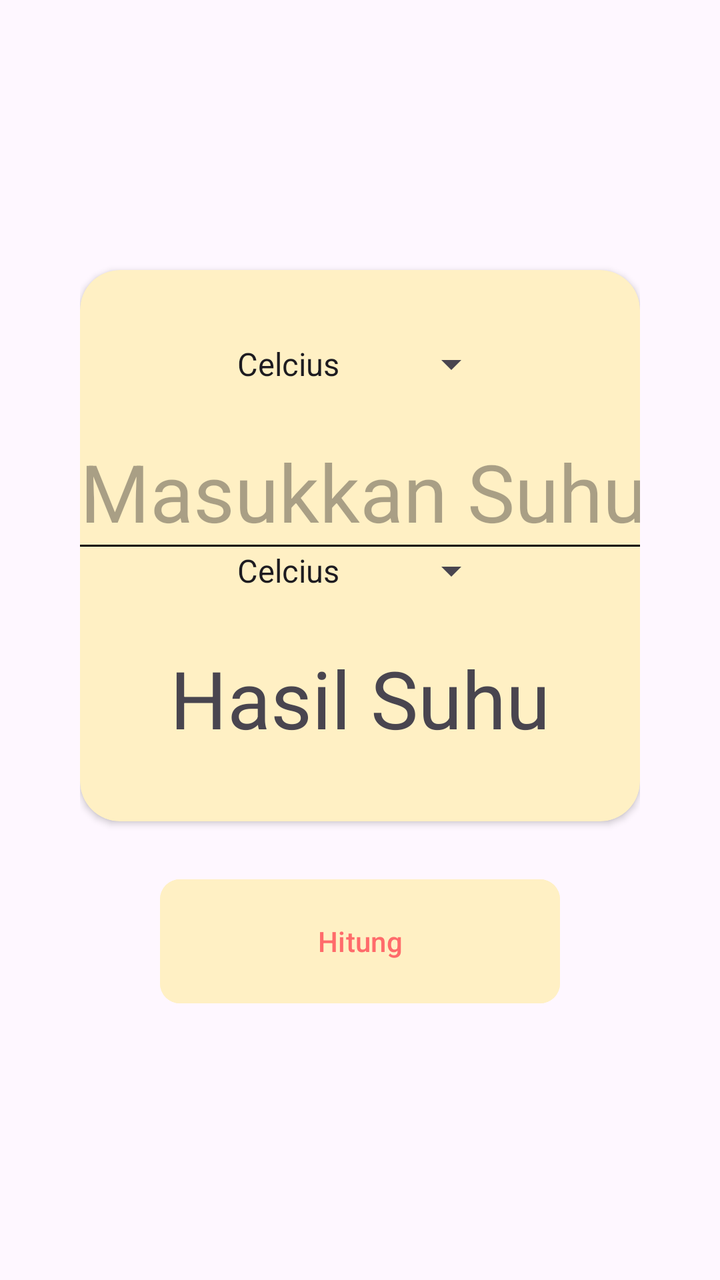
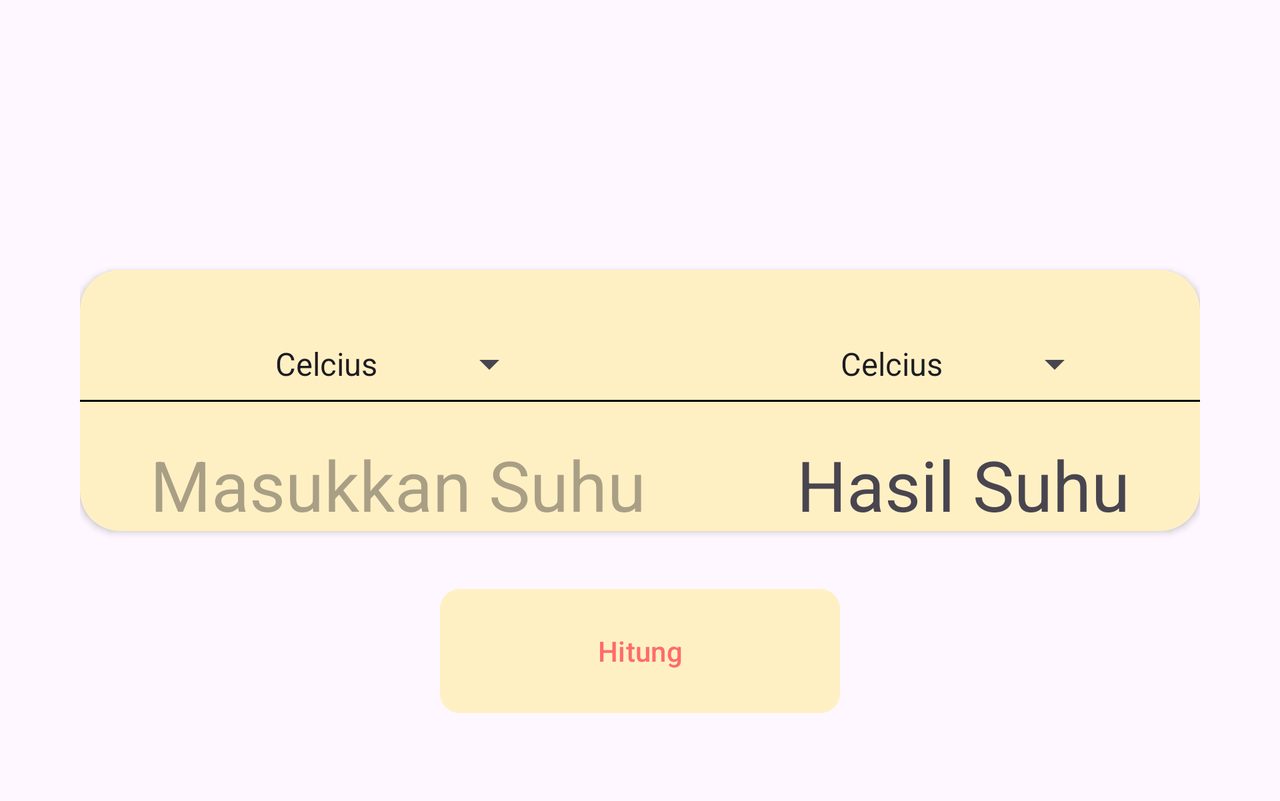

One screen, two layout resources from the same app: the default and the repository's alternative for another configuration. Each is rendered where Android would select it; the XML of both is given below.
<!-- AndroidManifest.xml: application theme Theme.AplikasiPertama -->
<!-- res/layout/activity_temperature.xml -->
<?xml version="1.0" encoding="utf-8"?>
<ScrollView
    xmlns:android="http://schemas.android.com/apk/res/android"
    xmlns:app="http://schemas.android.com/apk/res-auto"
    xmlns:tools="http://schemas.android.com/tools"
    android:id="@+id/main"
    android:layout_width="match_parent"
    android:layout_height="match_parent"
    android:layout_margin="40dp"
    tools:context=".TemperatureActivity">

    <androidx.constraintlayout.widget.ConstraintLayout
        android:layout_width="match_parent"
        android:layout_height="match_parent">


        <androidx.cardview.widget.CardView
            android:id="@+id/cvUtama"
            android:layout_width="wrap_content"
            android:layout_height="wrap_content"
            android:backgroundTint="@color/cardparent"
            app:cardCornerRadius="20dp"
            app:layout_constraintEnd_toEndOf="parent"
            app:layout_constraintStart_toStartOf="parent"
            app:layout_constraintTop_toTopOf="parent"
            app:layout_constraintBottom_toBottomOf="parent">

            <androidx.constraintlayout.widget.ConstraintLayout
                android:layout_width="wrap_content"
                android:layout_height="wrap_content">

                <Spinner
                    android:id="@+id/spSuhuawal"
                    android:layout_width="match_parent"
                    android:layout_height="wrap_content"
                    android:layout_marginTop="35dp"
                    android:entries="@array/Suhu"
                    app:layout_constraintEnd_toEndOf="parent"
                    app:layout_constraintStart_toStartOf="parent"
                    app:layout_constraintTop_toTopOf="parent" />

                <EditText
                    android:id="@+id/etSuhuAwal"
                    android:layout_width="match_parent"
                    android:layout_height="wrap_content"
                    android:layout_marginTop="25dp"
                    android:hint="@string/masukkan_suhu"
                    android:inputType="numberDecimal"
                    android:textSize="40dp"
                    android:background="@null"
                    android:textAlignment="center"
                    app:layout_constraintEnd_toEndOf="parent"
                    app:layout_constraintStart_toStartOf="parent"
                    app:layout_constraintTop_toBottomOf="@id/spSuhuawal" />

                <TextView
                    android:id="@+id/tvHasilSuhuakhir"
                    android:layout_width="match_parent"
                    android:layout_height="wrap_content"
                    android:layout_marginBottom="35dp"
                    android:text="@string/hasil_suhu"
                    android:textSize="40dp"
                    android:textAlignment="center"
                    app:layout_constraintBottom_toBottomOf="parent"
                    app:layout_constraintEnd_toEndOf="parent"
                    app:layout_constraintStart_toStartOf="parent" />

                <View
                    android:layout_width="match_parent"
                    android:layout_height="1dp"
                    android:background="@color/black"
                    app:layout_constraintBottom_toTopOf="@id/spSuhuAkhir"
                    app:layout_constraintTop_toBottomOf="@id/etSuhuAwal" />

                <Spinner
                    android:id="@+id/spSuhuAkhir"
                    android:layout_width="match_parent"
                    android:layout_height="wrap_content"
                    android:layout_marginBottom="25dp"
                    android:entries="@array/Suhu"
                    app:layout_constraintBottom_toTopOf="@id/tvHasilSuhuakhir"
                    app:layout_constraintEnd_toEndOf="parent"
                    app:layout_constraintStart_toStartOf="parent" />

            </androidx.constraintlayout.widget.ConstraintLayout>
        </androidx.cardview.widget.CardView>

    <com.google.android.material.button.MaterialButton
        android:id="@+id/btHitung"
        android:layout_width="200dp"
        android:layout_height="70dp"
        android:text="@string/hitung"
        app:cornerRadius="10dp"
        android:textColor="@color/logoawal"
        android:layout_marginTop="25dp"
        android:backgroundTint="@color/cardparent"
        app:layout_constraintTop_toBottomOf="@id/cvUtama"
        app:layout_constraintStart_toStartOf="parent"
        app:layout_constraintEnd_toEndOf="parent"/>

    </androidx.constraintlayout.widget.ConstraintLayout>
</ScrollView>
<!-- resources referenced by this layout -->
<resources>
  <string-array name="Suhu">
          <item>Celcius</item>
          <item>Fahrenheit</item>
          <item>Kelvin</item>
      </string-array>
  <color name="black">#FF000000</color>
  <color name="cardparent">#FFF0C4</color>
  <color name="logoawal">#FF6B6B</color>
  <string name="hasil_suhu">Hasil Suhu</string>
  <string name="hitung">Hitung</string>
  <string name="masukkan_suhu">Masukkan Suhu</string>
  <style name="Theme.AplikasiPertama" parent="Base.Theme.AplikasiPertama" />
  <style name="Base.Theme.AplikasiPertama" parent="Theme.Material3.Light.NoActionBar">
          
          
      </style>
</resources>
<!-- res/layout-land/activity_temperature.xml (the repository's variant of the layout above) -->
<!-- drawn on the phone turned sideways -->
<?xml version="1.0" encoding="utf-8"?>
<ScrollView
    xmlns:android="http://schemas.android.com/apk/res/android"
    xmlns:app="http://schemas.android.com/apk/res-auto"
    xmlns:tools="http://schemas.android.com/tools"
    android:id="@+id/main"
    android:layout_width="match_parent"
    android:layout_height="match_parent"
    android:layout_margin="40dp"
    tools:context=".TemperatureActivity">

    <androidx.constraintlayout.widget.ConstraintLayout
        android:layout_width="match_parent"
        android:layout_height="match_parent">


        <androidx.cardview.widget.CardView
            android:id="@+id/cvUtama"
            android:layout_width="wrap_content"
            android:layout_height="wrap_content"
            android:backgroundTint="@color/cardparent"
            app:cardCornerRadius="20dp"
            app:layout_constraintEnd_toEndOf="parent"
            app:layout_constraintStart_toStartOf="parent"
            app:layout_constraintTop_toTopOf="parent"
            app:layout_constraintBottom_toBottomOf="parent">

            <androidx.constraintlayout.widget.ConstraintLayout
                android:layout_width="wrap_content"
                android:layout_height="wrap_content">

                <Spinner
                    android:id="@+id/spSuhuawal"
                    android:layout_width="match_parent"
                    android:layout_height="wrap_content"
                    android:layout_marginTop="35dp"
                    android:entries="@array/Suhu"
                    app:layout_constraintEnd_toEndOf="@id/etSuhuAwal"
                    app:layout_constraintStart_toStartOf="@id/etSuhuAwal"
                    app:layout_constraintTop_toTopOf="parent" />

                <EditText
                    android:id="@+id/etSuhuAwal"
                    android:layout_width="match_parent"
                    android:layout_height="wrap_content"
                    android:layout_marginTop="25dp"
                    android:layout_marginStart="35dp"
                    android:hint="@string/masukkan_suhu"
                    android:inputType="numberDecimal"
                    android:textSize="35dp"
                    android:background="@null"
                    android:textAlignment="center"
                    app:layout_constraintStart_toStartOf="parent"
                    app:layout_constraintTop_toBottomOf="@id/spSuhuawal" />

                <TextView
                    android:id="@+id/tvHasilSuhuakhir"
                    android:layout_width="match_parent"
                    android:layout_height="wrap_content"
                    android:text="@string/hasil_suhu"
                    android:textSize="35dp"
                    android:textAlignment="center"
                    android:layout_marginTop="25dp"
                    android:layout_marginEnd="35dp"
                    app:layout_constraintTop_toBottomOf="@id/spSuhuAkhir"
                    app:layout_constraintEnd_toEndOf="parent"/>

                <View
                    android:layout_width="match_parent"
                    android:layout_height="1dp"
                    android:background="@color/black"
                    android:orientation="vertical"
                    app:layout_constraintBottom_toBottomOf="parent"
                    app:layout_constraintTop_toTopOf="parent" />

                <Spinner
                    android:id="@+id/spSuhuAkhir"
                    android:layout_width="match_parent"
                    android:layout_height="wrap_content"
                    android:layout_marginTop="35dp"
                    android:entries="@array/Suhu"
                    app:layout_constraintTop_toTopOf="parent"
                    app:layout_constraintEnd_toEndOf="@id/tvHasilSuhuakhir"
                    app:layout_constraintStart_toStartOf="@id/tvHasilSuhuakhir"/>

            </androidx.constraintlayout.widget.ConstraintLayout>
        </androidx.cardview.widget.CardView>

    <com.google.android.material.button.MaterialButton
        android:id="@+id/btHitung"
        android:layout_width="200dp"
        android:layout_height="70dp"
        android:text="@string/hitung"
        app:cornerRadius="10dp"
        android:textColor="@color/logoawal"
        android:layout_marginTop="25dp"
        android:backgroundTint="@color/cardparent"
        app:layout_constraintTop_toBottomOf="@id/cvUtama"
        app:layout_constraintStart_toStartOf="parent"
        app:layout_constraintEnd_toEndOf="parent"/>

    </androidx.constraintlayout.widget.ConstraintLayout>
</ScrollView>
